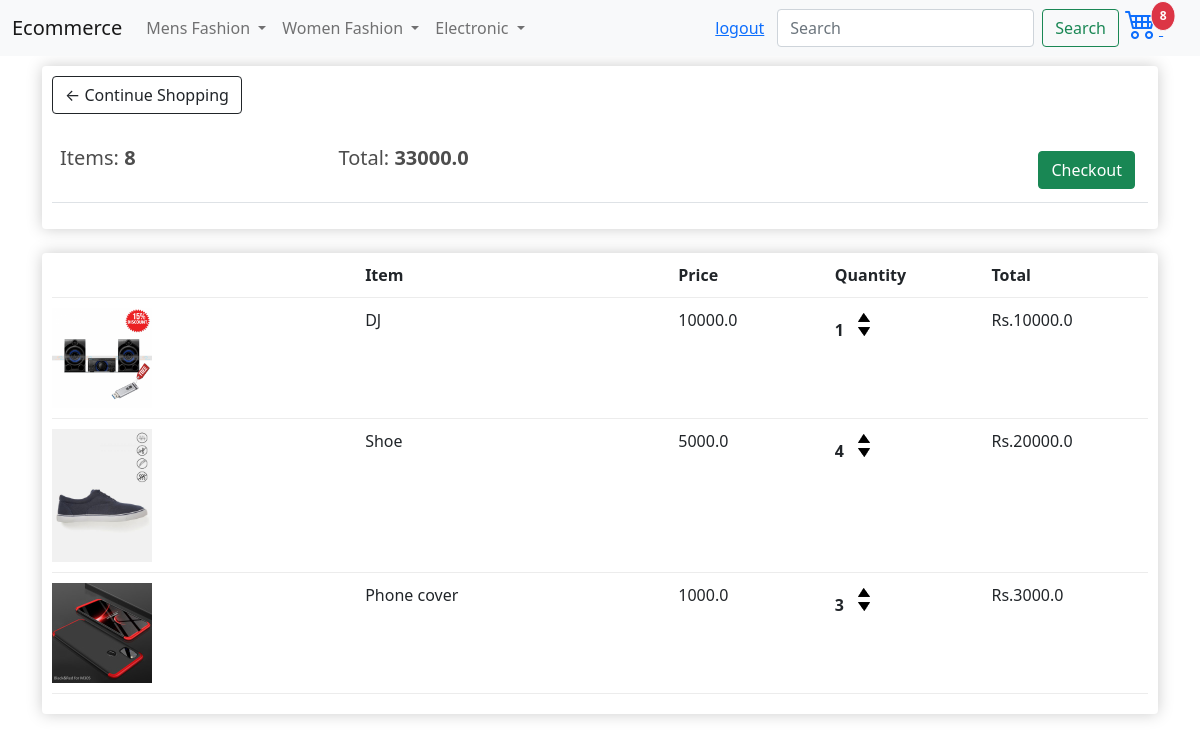
The app's page /cart/ (signed in) with its own data.
### store/models.py (models this page shows, shortened)
class Order(models.Model):
    customer = models.ForeignKey(Customer, on_delete=models.SET_NULL, null=True, blank=True)
    date_ordered = models.DateTimeField(auto_now_add=True)
    complete = models.BooleanField(default=False)
    transaction_id = models.CharField(max_length=100, null=True)
    @property
    def get_cart_total(self):
        orderitems = self.orderitem_set.all()
        total = sum([item.get_total for item in orderitems])
        return total
    @property
    def get_cart_items(self):
        orderitems = self.orderitem_set.all()
        total = sum([item.quantity for item in orderitems])
        return total

class OrderItem(models.Model):
    product = models.ForeignKey(Product, on_delete=models.SET_NULL, null=True)
    order = models.ForeignKey(Order, on_delete=models.SET_NULL, null=True)
    quantity = models.IntegerField(default=0, null=True, blank=True)
    date_added = models.DateTimeField(auto_now_add=True)
    @property
    def get_total(self):
        total = self.product.price * self.quantity
        return total

class Product(models.Model):
    product_status = (
        ('N',"New"),
        ('T',"Trending"),
        ('X','Excel'),
            )
    category_type = (
        ("Men","Men"),
        ("Women","Women"),
        ("Electronic","Electronic"),
        ("Book","Book"),)
    name = models.CharField(max_length=200)
    price = models.FloatField()
    category = models.CharField(max_length=10,choices=category_type,null=True, blank=True)
    status = models.CharField(max_length=1,choices= product_status,null=True, blank=True)
    description = models.TextField(null=True,blank = True)
    featured = models.ImageField(null=True, blank=True)
    @property
    def imageURL(self):
        try:
            url = self.featured.url
        except:
            url = ''
        return url

### store/views.py (the view)
# urls.py: path('cart/', views.cart , name = 'cart'),
def cart(request):
    data = cartData(request)
    cartItems = data['cartItems']
    order = data['order']
    items = data['items']
    context = {'items':items, 'order':order, 'cartItems':cartItems}
    return render(request, 'store/cart.html', context)

### store/utils.py (called while the page is built)
def cartData(request):
    if request.user.is_authenticated:
        customer = request.user.customer
        order, created = Order.objects.get_or_create(customer=customer, complete=False)
        items = order.orderitem_set.all()
        cartItems = order.get_cart_items
    else:
        cookieData = cookieCart(request)
        cartItems = cookieData['cartItems']
        order = cookieData['order']
        items = cookieData['items']
    return {'cartItems':cartItems ,'order':order, 'items':items}

### store/templates/store/cart.html
{% extends 'store/main.html' %}
{% load static %}
{% block content %}
    <div class="container">
        <div class="col-lg-12">
            <div class="box-element">
                <a  class="btn btn-outline-dark" href="{% url 'store' %}">&#x2190; Continue Shopping</a>
                <br>
                <br>
                <table class="table">
                    <tr>
                        <th><h5>Items: <strong id="total_items"> {{ order.get_cart_items }}</strong></h5></th>
                        <th><h5>Total:<strong id="total_price"> {{ order.get_cart_total }}</strong></h5></th>
                        <th>
                        <a  style="float:right; margin:5px;" class="btn btn-success" href="{% url 'checkout' %}">Checkout</a>
                        </th>
                    </tr>
                </table>
            </div>
            <br>
            <div class="box-element">
                <div class="cart-row">
                    <div style="flex:2"></div>
                    <div style="flex:2"><strong>Item</strong></div>
                    <div style="flex:1"><strong>Price</strong></div>
                    <div style="flex:1"><strong>Quantity</strong></div>
                    <div style="flex:1"><strong>Total</strong></div>
                </div>
                {% for item in items%}
                <div class="cart-row">
                    <div style="flex:2"><img class="row-image" src={{ item.product.imageURL }}></div>
                    <div style="flex:2"><p>{{ item.product.name }}</p></div>
                    <div style="flex:1"><p>{{ item.product.price }}</p></div>
                    <div style="flex:1" class="{{item.product.id}}">
                        {% if user.is_authenticated%}
                            <p class="quantity" id="{{item.product.id}}">{{ item.quantity }}</p>
                        {% else %}
                        <p class="quantity" id="{{item.product.id}}">{{ item.quantity }}</p>
                        {% endif %}
                        <div class="quantity">
                            <img data-product="{{ item.product.id }}" data-price="{{ item.product.price }}" data-action="add" class="chg-quantity update-cart" src="{% static  'images/arrow-up.png' %}">
                            <img data-product=" {{ item.product.id }} " data-price="{{ item.product.price }}" data-action = "remove" class="chg-quantity update-cart" src="{% static  'images/arrow-down.png' %}">
                        </div>
                    </div>
                    <div style="flex:1"><p>Rs.{{ item.get_total }}</p></div>
                </div>
                {% endfor %}
            </div>
        </div>
    </div>
{% endblock content %}

### static/css/main.css (style rules this page uses)
h1,h2,h3,h4,h5,h6 { color:hsl(0, 0%, 30%); }
.box-element { box-shadow:hsl(0, 0%, 80%) 0 0 16px; background-color: #fff; border-radius: 4px; padding: 10px; }
.col-lg-4, .col-lg-6, .col-lg-8, .col-lg-12 { margin-top: 10px; }
.row-image { width: 100px; }
.cart-row { display: flex; align-items: flex-stretch; padding-bottom: 10px; margin-bottom: 10px; border-bottom: 1px solid #ececec; }
.quantity { display: inline-block; font-weight: 700; padding-right:10px; }
.chg-quantity { width: 12px; cursor: pointer; display: block; margin-top: 5px; transition:.1s; }

### records on screen
Order: get_cart_items "8", get_cart_total "33000.0"
OrderItem: product.imageURL (picture), product.name "DJ", product.price "10000.0", quantity "1", get_total "10000.0"
OrderItem: product.imageURL (picture), product.name "Shoe", product.price "5000.0", quantity "4", get_total "20000.0"
OrderItem: product.imageURL (picture), product.name "Phone cover", product.price "1000.0", quantity "3", get_total "3000.0"

### other values on screen
{{ cartItems }} "8"
